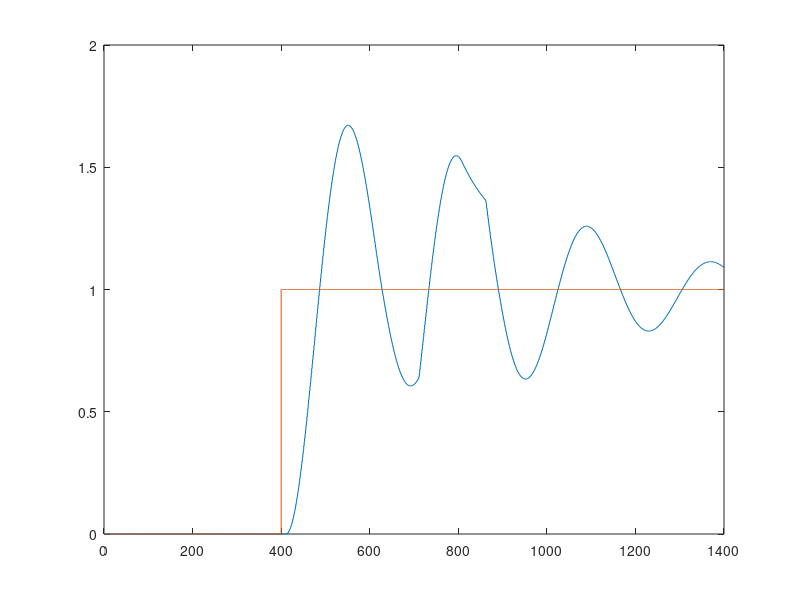

Here is the MATLAB script that generated this plot: (Note: this script raises an error after producing the figure.)
clear
%Okres próbkowania
Tp = 1;
values = importdata("skok_46.txt");
s = zeros(1,500);

for i = 1:500
    s(i) = (values(i) - values(1))/20;
end

values_z = importdata("skok_z_30.txt");
s_z = zeros(1,400);
for i=1:400
    s_z(i) = (values(i) - values(1))/30;
end

%Parametry modelu
b2 = 0.0015;
b1 = 9.7778e-04;
a2 = 0.3195;
a1 = -1.3121;

%Horyzonty
D = 400; %Horyzont Dynamiki
Dz = 400; %Horyzont Dynamiki toru Z
N= 20;    %Horyzont predykcji
Nu = 20; %Horyzont sterowania

%Współczynnik kary
lamb = 0.3;

kk = 1401; %koniec symulacji
kp = max(13,D+1); %początek symulacji
ks = max(19,D+7); %chwila skoku wartosci zadania
k = D+1;
%War początkowe
u(1:kp) = 0; y(1:kp) = 0;
yzad(k:500+k) = 1;
yzad(500+k:1000+k) = 1;
e(1:kp) = 0;

%Macierz M
M=zeros(N,Nu);
for i=1:N
   for j=1:Nu
      if (i>=j)
         M(i,j)=s(i-j+1);
      end
   end
end

%Macierz MP
MP=zeros(N,D-1);
for i=1:N
   for j=1:D-1
      if i+j<=D
         MP(i,j)=s(i+j)-s(j);
      else
         MP(i,j)=s(D)-s(j);
      end      
   end
end

MZP = zeros(N, Dz-1);
for i=1:N
   for j=1:Dz-1
      if i+j<=Dz
      MZP(i,j)=s_z(i+j)-s_z(j);
      else
      MZP(i,j)=s(Dz)-s(j);
      end
   end
end

K = ((M'*M + lamb * eye(Nu))^(-1))* M';
DUp = zeros(D-1, 1);
dZ = zeros(Dz-1, 1);
Z = zeros(k+1000,1);
Z(k+300:k+450) = 30;

T1 = 5.7461;
T2 = 77.9459;
K=0.1415;
Td=10;
alpha1 = exp(-1/T1);
alpha2 = exp(-1/T2);
a1_z = -alpha1-alpha2;
a2_z = alpha1 * alpha2;
b1_z = K*(T1*(1-alpha1)-T2*(1-alpha2))/(T1-T2);
b2_z = K*(alpha1*T2*(1-alpha2)-alpha2*T1*(1-alpha1))/(T1-T2);


Y = zeros(N,1);
%główne wykonanie programu
for k=kp:kk
    for n=1:N
    %yzad dla horyzontu predykcji
        Y_zad(n,1) = yzad(k);
    end
    %symulacja obiektu
    y(k)=b1*u(k-Td - 1)+b2*u(k-Td - 2)-a1*y(k-1)-a2*y(k-2)+b1_z*Z(k-Td - 1)+b2_z*Z(k-Td - 2);
%     y(k) = y(k) + y_z(k);

    %stała trajektoria referencyjna
    for n=1:N
        Y(n) = y(k);
    end
    %DMC
    for n = 1:D-1
        DUp(n) = u(k-n) - u(k-n-1);
    end
    for n = 1:Dz-1
        dZ(n) = Z(k-n) - Z(k-n-1); 
    end
    Yo = MP*DUp+Y+MZP*dZ;
    DU = K*(Y_zad - Yo);
    u(k)=u(k-1)+DU(1); 
    if(u(k)> 100)
        u(k) = 100;
    end
    if(u(k)< 0)
        u(k) = 0;
    end
    wejscie_u(k)=u(k);
    wyjscie_y(k)=y(k); 
end


iteracja = 0:1:kk-1;  
%Plot wyjście
figure;
stairs(iteracja, wyjscie_y)
hold on;
stairs(iteracja, yzad);
hold off;
title("Odpowiedź skokowa układu z regulatorem DMC" + newline + "D = " + D + " N = " + N + " Nu = " + Nu +  " lambda = " + lamb); 
xlabel('k'); ylabel("y");
legend("Opowiedź z regulatorem","Wartość zadana", "Location", "southeast")
name1 = "zad5_DMC_y_D"+D+"_N"+N+"_Nu"+Nu+"_L"+lamb;
% print(name1,'-dpng','-r400')

%Plot sterowanie
figure;
stairs(iteracja, wejscie_u)
title("Sterowanie układu z regulatorem DMC" + newline + "D = " + D + " N = " + N + " Nu = " + Nu + " lambda = " + lamb); 
xlabel('k'); ylabel("u");
legend("Sterowanie regulatora", "Location", "best")
name2 = "zad5_DMC_u_D"+D+"_N"+N+"_Nu"+Nu+"_L"+lamb;
% print(name2,'-dpng','-r400')
figure
plot(Z)